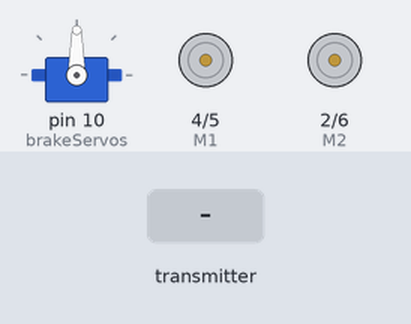
The sketch below on a simulated Arduino Uno, built with avr-gcc and run on an emulated ATmega328P. Shown: servo, direction and speed pins drawn as motors (green arrow = direction pin HIGH = forward, orange = LOW = backward, longer = more drive). The test bench sets the inputs (shaded band). No radio packets arrive unless stated.

Above: at 1.2 s.
1.3 s: the transmitter starts sending fsrValue = 0
At 2.3 s:
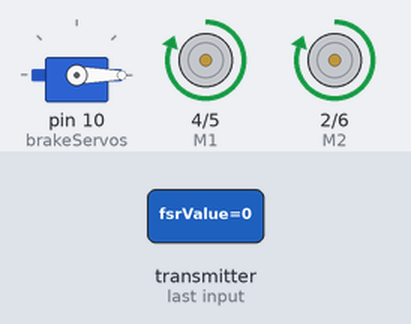
3.5 s: the transmitter starts sending fsrValue = 256
At 3.9 s:
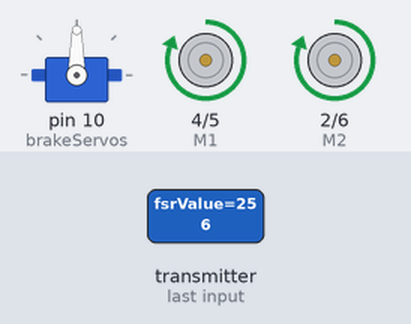
5.5 s: the transmitter starts sending potValue = 512
At 7.3 s:
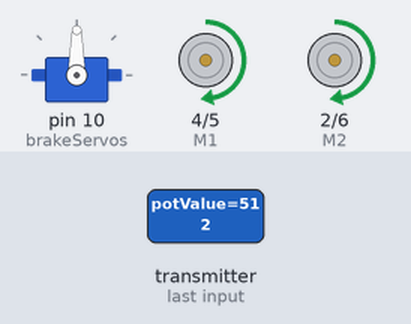
7.6 s: the transmitter starts sending potValue = 1023
At 8.7 s:
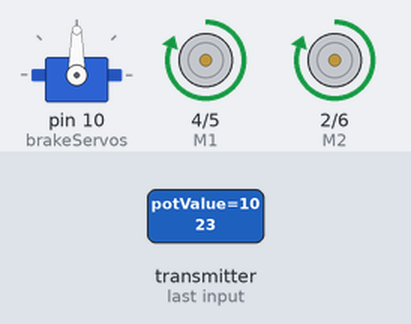
9.7 s: the transmitter starts sending fsrValue = 0
At 10.1 s:
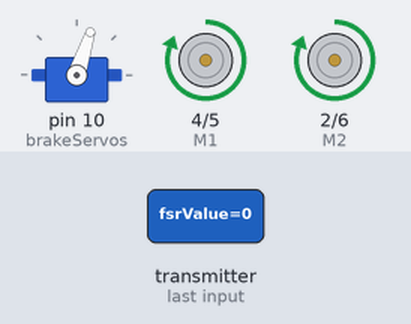
12.1 s: the transmitter starts sending fsrValue = 512
At 12.5 s:
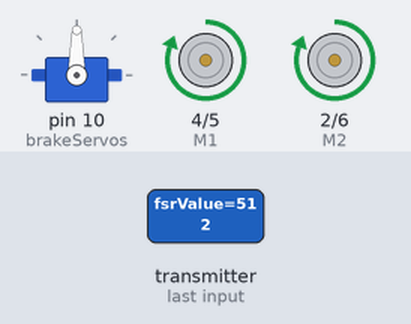
Timing chart, 0 to 14.6 s (numbered marks = the images above; inputs shaded):
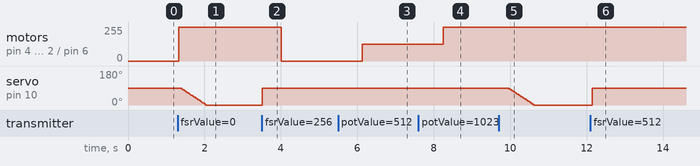

The sketch:

stroller_receive.ino
```cpp
// libraries
#include <SPI.h>
#include <nRF24L01.h>
#include <RF24.h>
#include <Servo.h>

// declarations
Servo brakeServos;    // initialize servos
byte character = 0;   // initialize communication with Pi

// pins for DC motors
int E1 = 5; // enable pin for motor 1
int E2 = 6; // enable pin for motor 2
int M1 = 4; // motor 1 pin
int M2 = 2; // motor 2 pin

// globals
const int pressureThreshold = 100;  // threshold for human touch, air can make FSR finicky
const int servoSpeed = 2;           // smaller = slower speed for increment
bool brakesEngaged = false;         // check if brakes engaged
bool fsrActive = false;             // flag for if someone touching

// radio receive setup
RF24 radio(7, 8); // CE, CSN
const byte address[6] = "00001"; // radio channel

// structure for multiple sensor data
struct sensorData{
  int fsrValue;
  int potValue;
};

// attribute sensor datas to received values
sensorData receivedValue;

// setup
void setup() {
  Serial.begin(9600);     // serial communication for Pi, currently set for serial monitor
  brakeServos.attach(10); // Attach servo to pin 10

  // radio setup
  radio.begin();
  radio.openReadingPipe(0, address);
  radio.setPALevel(RF24_PA_MIN);
  radio.startListening();

  // configure motor pins as outputs
  pinMode(M1, OUTPUT);
  pinMode(M2, OUTPUT);
}

void loop() {
 motors();  // call motors
}

// place DC motor code as function
void DC_motor() {
      // Read the potentiometer value
    int potValue = receivedValue.potValue;

    // Map the potentiometer value to the range of motor speeds (0-255)
    int motorSpeed = map(potValue, 0, 1023, 0, 255);

    // Set the motor speed
    delay(500);                  // delay of 0.5s from when DCs activate
    digitalWrite(M1, HIGH);      // activate motor 1
    digitalWrite(M2, HIGH);      // activate motor 2
    analogWrite(E1, motorSpeed); // potentiometer read
    analogWrite(E2, motorSpeed); // Assuming the DC motor is connected to pin 4
    delay(30);                   // stop DCs fast
}

void DC_motor_off(){
    // turn motor off
    int motorSpeed = 255;

    // Set the motor speed
    delay(30);                  // delay of 0.5s from when DCs activate
    digitalWrite(M1, HIGH);      // activate motor 1
    digitalWrite(M2, HIGH);      // activate motor 2
    analogWrite(E1, motorSpeed); // potentiometer read
    analogWrite(E2, motorSpeed); // Assuming the DC motor is connected to pin 4
    delay(30);                   // stop DCs fast
}

// set servos/DC into one function
void motors(){

  if (radio.available()) {

    radio.read(&receivedValue, sizeof(receivedValue));

    // threshold checks
    if (receivedValue.fsrValue >= pressureThreshold){
      fsrActive = true;         // NEW -- if person touching, let system know
      if (brakesEngaged){       // if braking
        brakeServos.write(90);  // remove brakes
        brakesEngaged = false;  // let system know brakes are off
      }
      else{                     // otherwise if not in braking (use case for if accidentally let go and touch again)
        brakeServos.write(90);  // still release brakes
      }
      DC_motor();               // if FSR is being touched, allow for DC motor usage
    }

    else{   // NEW
      DC_motor_off();

      // if not in braking (brakes released) and fsr not touched
      if (!brakesEngaged){
        brakesEngaged = true;  // let system know to go back to braking
        // for loop for putting servos slowly back into place
        for (int pos = brakeServos.read(); pos >= 0; pos -= servoSpeed){
          brakeServos.write(pos);
          delay(15);

          // if person touches fsr again while brakes are being applied again
          radio.read(&receivedValue.fsrValue, sizeof(receivedValue.fsrValue));
          if (receivedValue.fsrValue >= pressureThreshold){
            fsrActive = true;      // NEW
            brakeServos.write(90); // release brakes again
            //DC_motor();            // let DCs go again if toggled
            brakesEngaged = false; // let system know brakes off
            //break;                 // break out loop
          }
        }
      }
    }
  }
}
```

Measured:
- after the input at 1.3 s, motor on pin 4 (M1) / pin 5 (E1), motor on pin 2 (M2) / pin 6 (E2): stopped → forward 255/255 at once; servo on pin 10 (brakeServos): moves from 90° to 0° over 0.66 s, starting after 0.08 s
- after the input at 3.5 s, motor on pin 4 (M1) / pin 5 (E1), motor on pin 2 (M2) / pin 6 (E2): forward 255/255 → stopped after 0.51 s; servo on pin 10 (brakeServos): 0° → 90° at once
- after the input at 5.5 s, motor on pin 4 (M1) / pin 5 (E1), motor on pin 2 (M2) / pin 6 (E2): stopped → forward 127/255 after 0.63 s
- after the input at 7.6 s, motor on pin 4 (M1) / pin 5 (E1), motor on pin 2 (M2) / pin 6 (E2): forward 127/255 → forward 255/255 after 0.65 s
- after the input at 9.7 s, servo on pin 10 (brakeServos): moves from 90° to 0° over 0.66 s, starting after 0.25 s
- after the input at 12.1 s, servo on pin 10 (brakeServos): 0° → 90° at once
